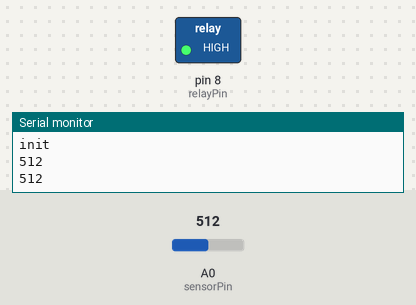
The sketch below on a simulated Arduino Uno, built with avr-gcc and run on an emulated ATmega328P. On the bench: switched loads named in the sketch (green lamp = pin HIGH), the last lines printed to the serial monitor. The test bench sets the inputs (shaded band); at power-on: A0 (sensorPin) = 512. The local clock reads 2024-03-15 10:24:30 at power-on unless the sketch sets it; storage starts empty.

Above: at 2.8 s.
2.9 s: A0 (sensorPin) set to 443
5.6 s: A0 (sensorPin) set to 411
At 7.0 s:
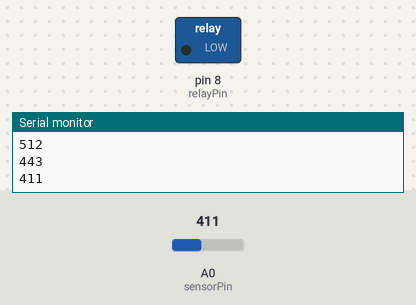
8.3 s: A0 (sensorPin) set to 435
At 11.0 s:
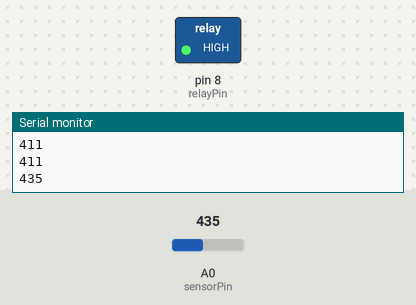
11.6 s: A0 (sensorPin) set to 415
At 13.0 s:
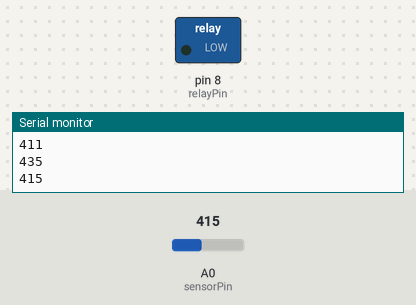
Timing chart, 0 to 14.6 s (numbered marks = the images above; inputs shaded):
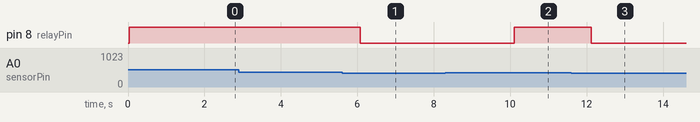

Measured:
- the behaviour switches between 426 and 425 on A0 (sensorPin) (found by bisection; images 0 and 1)
- after the input at 5.6 s, pin 8 (relayPin): HIGH → LOW after 0.48 s
- after the input at 8.3 s, pin 8 (relayPin): LOW → HIGH after 1.8 s
- after the input at 11.6 s, pin 8 (relayPin): HIGH → LOW after 0.52 s

The sketch:

sisdts.ino
```cpp
#include <SPI.h>
#include <SD.h>
#include <RTClib.h>

// sd
File myFile;

// timestamp
// SDA > A4
// SCL > A5
// 5.0 V
RTC_DS3231 rtc;

// sensor
int sensorPin = A0;
int sensorValue = 0;

// relay
int relayPin = 8;

void setup(){
    Serial.begin(9600);
    while (!Serial) {
      ; // wait serial port connection
    }

    // sensor
    pinMode(sensorPin, INPUT);

    // relay
    pinMode(relayPin, OUTPUT);

    // timestamp
    if (!rtc.begin()) {
        Serial.println("RTC not found");
        Serial.flush();
        abort();
    }

    rtc.adjust(DateTime(F(__DATE__), F(__TIME__)));
    // rtc.adjust(DateTime(2024, 9, 6, 0, 0, 0));

    // sd
    if (!SD.begin()) {
        Serial.println("failed");
        return;
    }

    Serial.println("init");
}

void loop(){
    sensorValue = analogRead(sensorPin);
    Serial.println(sensorValue);

    DateTime now = rtc.now();
    char dateBuffer[16];

    myFile = SD.open("sidata.csv", FILE_WRITE);

    if (myFile) {
        sprintf(dateBuffer, "%04d-%02d-%02d,%02d:%02d:%02d,%00d",
            now.year(), now.month(), now.day(),
            now.hour(), now.minute(), now.second(),
            sensorValue);
        myFile.println(dateBuffer);
        myFile.flush();
        myFile.close();
    } else {
        Serial.println("error");
    }

    if(sensorValue > 425) {
        digitalWrite(relayPin, 1);
        // pause to let water infiltrate
        // adjust according to hose length
        // delay(50000);
        // digitalWrite(relayPin, 0);
        // delay(10000);
    } else {
        digitalWrite(relayPin, 0);
        // delay(60000);
    }

    delay(2000);
}
```
